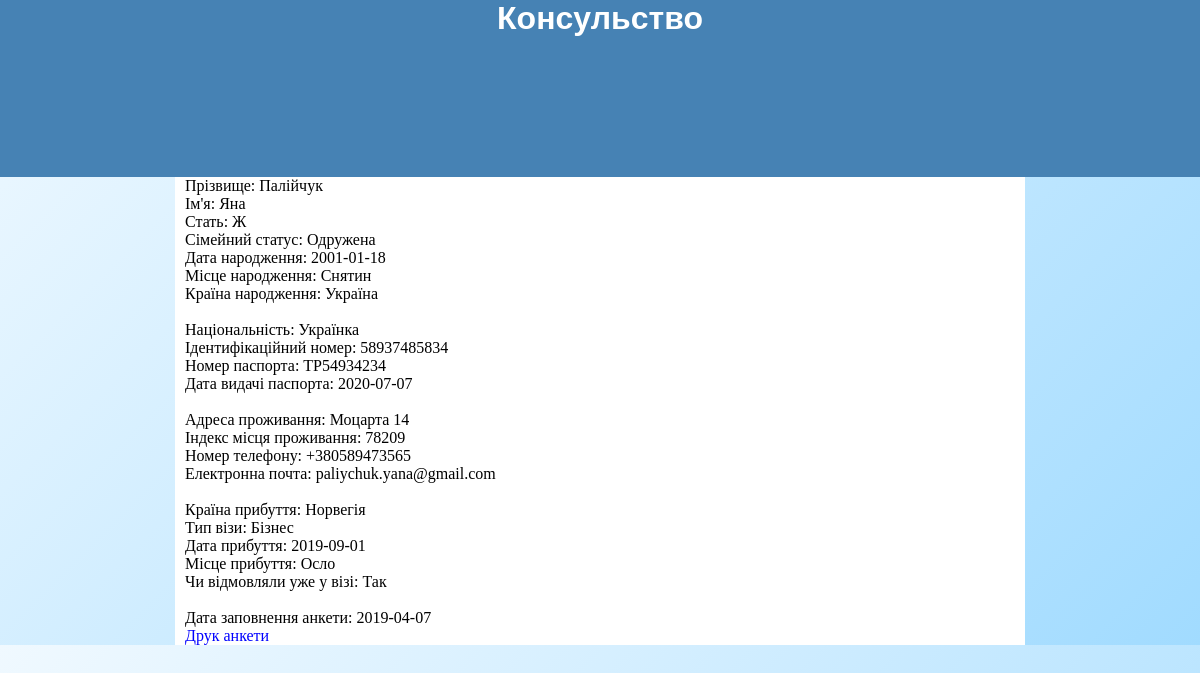
/people.php?id=3, run on the app's committed database.
### tables this page shows
CREATE TABLE `personal_information1` (
  `id` int(11) NOT NULL,
  `Surnames` varchar(30) NOT NULL,
  `Given_names` varchar(30) NOT NULL,
  `Sex` varchar(1) NOT NULL,
  `Marital_status` varchar(30) NOT NULL,
  `Date_of_birth` date NOT NULL,
  `City_of_birth` varchar(30) NOT NULL,
  `Country_of_birth` varchar(30) NOT NULL
);

CREATE TABLE `personal_information2` (
  `id` int(11) NOT NULL,
  `id_p` int(11) NOT NULL,
  `Nationality` varchar(30) NOT NULL,
  `Identification_number` varchar(30) NOT NULL,
  `Document_number` varchar(30) NOT NULL,
  `Issuance_date` date NOT NULL
);

CREATE TABLE `address_and_phone_information` (
  `id` int(11) NOT NULL,
  `id_p` int(11) NOT NULL,
  `Street_address` varchar(50) NOT NULL,
  `ZIP_code` varchar(10) NOT NULL,
  `Phone_number` varchar(15) NOT NULL,
  `Email_address` varchar(50) NOT NULL
);

CREATE TABLE `travel_information` (
  `id` int(11) NOT NULL,
  `id_p` int(11) NOT NULL,
  `arrival_country` varchar(30) NOT NULL,
  `type_of_visa` varchar(30) NOT NULL,
  `date_of_arrival` date NOT NULL,
  `arrival_city` varchar(30) NOT NULL,
  `refused_a_visa` varchar(10) NOT NULL
);

CREATE TABLE `anketa_date` (
  `id` int(11) NOT NULL,
  `id_p` int(11) NOT NULL,
  `Anketadate` date NOT NULL
);

### functions/functions.php (called while the page is built, shortened)
<?php
	$mysqli = false;
	function getPersonalInform1($id) {
		global $mysqli;
		if($id)
			$where = "WHERE id = ".$id;
		else $where = "";
		$result = $mysqli->query("SELECT * FROM personal_information1 $where");
		if(!$id)
			return resultToArray($result);
		else
			return $result->fetch_assoc();
	}
	function getPersonalInform2($id) {
		global $mysqli;
		if($id)
			$where = "WHERE id_p = ".$id;
		else $where = "";
		$result = $mysqli->query("SELECT * FROM personal_information2 $where");
		if(!$id)
			return resultToArray($result);
		else
			return $result->fetch_assoc();
	}
	function getAddressAndPhone($id) {
		global $mysqli;
		if($id)
			$where = "WHERE id_p = ".$id;
		else $where = "";
		$result = $mysqli->query("SELECT * FROM address_and_phone_information $where");
		if(!$id)
			return resultToArray($result);
		else
			return $result->fetch_assoc();
	}
	function getTravelInformation($id) {
		global $mysqli;
		if($id)
			$where = "WHERE id_p = ".$id;
		else $where = "";
		$result = $mysqli->query("SELECT * FROM travel_information $where");
		if(!$id)
			return resultToArray($result);
		else
			return $result->fetch_assoc();
	}
	function getAnketaDate($id) {
		global $mysqli;
		if($id)
			$where = "WHERE id_p = ".$id;
		else $where = "";
		$result = $mysqli->query("SELECT * FROM anketa_date $where");
		if(!$id)
			return resultToArray($result);
		else
			return $result->fetch_assoc();
	}
?>

### people.php (the view, shortened to what this page needs)
<!DOCTYPE html>
<html lang="ua">
<link rel="stylesheet" type="text/css" href="style.css">
<head>
  <?php
    require_once "functions/functions.php";
    $personal1 = getPersonalInform1($_GET["id"]);
    $personal2 = getPersonalInform2($_GET["id"]);
    $addressandphone = getAddressAndPhone($_GET["id"]);
    $travelinf = getTravelInformation($_GET["id"]);
    $dateanketa = getAnketaDate($_GET["id"]);
  ?>
</head>
<body>
<div class="header">
      <div class="logo">
        <div class="logotext">
          <h1 style="margin-top: 0px;">
          <a href="index.php">Консульство</a></h1>
         </div>
       </div>
</div>
<div class="main">
 <div id="forprint">
  <?php
    echo '
      Прізвище: '.$personal1["Surnames"].' <br>
      Ім\'я: '.$personal1["Given_names"].' <br>
      Стать: '.$personal1["Sex"].' <br>
      Сімейний статус: '.$personal1["Marital_status"].' <br>
      Дата народження: '.$personal1["Date_of_birth"].' <br>
      Місце народження: '.$personal1["City_of_birth"].' <br>
      Країна народження: '.$personal1["Country_of_birth"].' <br>
      <br>
      Національність: '.$personal2["Nationality"].' <br>
      Ідентифікаційний номер: '.$personal2["Identification_number"].' <br>
      Номер паспорта: '.$personal2["Document_number"].' <br>
      Дата видачі паспорта: '.$personal2["Issuance_date"].' <br>
      <br>
      Адреса проживання: '.$addressandphone["Street_address"].' <br>
      Індекс місця проживання: '.$addressandphone["ZIP_code"].' <br>
      Номер телефону: '.$addressandphone["Phone_number"].' <br>
      Електронна почта: '.$addressandphone["Email_address"].' <br>
      <br>
      Країна прибуття: '.$travelinf["arrival_country"].' <br>
      Тип візи: '.$travelinf["type_of_visa"].' <br>
      Дата прибуття: '.$travelinf["date_of_arrival"].' <br>
      Місце прибуття: '.$travelinf["arrival_city"].' <br>
      Чи відмовляли уже у візі: '.$travelinf["refused_a_visa"].' <br>
      <br>
      Дата заповнення анкети: '.$dateanketa["Anketadate"].' <br>
    '
  ?>
</div><a href="#" onclick="printInfo(this)" style="color:blue;">Друк анкети</a>
  </div>
</body>
</html>

### style.css (style rules this page uses)
body { background: linear-gradient(135deg, #f0f9ff 0%,#cbebff 47%,#a1dbff 100%); margin: 0; }
.header { background-color: SteelBlue; height: 177px; font-size: 0.8em; min-width: 900px; }
.main, .logo,.sitecontent, .footer { margin-left:auto; margin-right: auto; }
.main { width: 70%; margin: 0 auto; background-color: white; padding-left: 10px; }
h1 { font-size:xx-large; font-family: Geneva, Arial, Helvetica, sans-serif; font-stretch: semi-condensed; text-align: center; }
a { text-decoration: none; color: #fff; }

### data on the page
personal_information1: Surnames "Палійчук", Given_names "Яна", Sex "Ж", Marital_status "Одружена", Date_of_birth "2001-01-18", City_of_birth "Снятин", Country_of_birth "Україна"
personal_information2: Nationality "Українка", Identification_number "58937485834", Document_number "ТР54934234", Issuance_date "2020-07-07"
address_and_phone_information: Street_address "Моцарта 14", ZIP_code "78209", Phone_number "+380589473565", Email_address "paliychuk.yana@gmail.com"
travel_information: arrival_country "Норвегія", type_of_visa "Бізнес", date_of_arrival "2019-09-01", arrival_city "Осло", refused_a_visa "Так"
anketa_date: Anketadate "2019-04-07"
